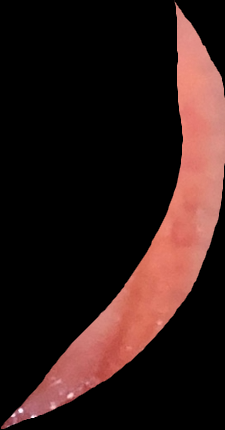
#> input picture Detecting Iron Deficiency Anemia Using  conjunctiva  image Dataset/Anemic-001FV (10).png, 225 x 430 px, found by its file name; its folder holds only this picture in this run
$ jupyter execute --allow-errors Preprocessing.ipynb
#> lines starting #> are read from the running program, lines starting #| are printed output that depends on the picture
# Data Preprocessing

[cell 1]
import os
import random
import numpy as np

dir_path = r"/content/drive/MyDrive/Classification of Anemia using palm and conjuntiva/Detecting Iron Deficiency Anemia Using  conjunctiva  image Dataset"
Data_files = []
for file_path in os.listdir(dir_path):
    if os.path.isfile(os.path.join(dir_path, file_path)):
        Data_files.append(file_path)

[cell 2]
print(len(Data_files))

#### Resize image

[cell 3]
import cv2
from google.colab.patches import cv2_imshow

image = cv2.imread('/content/drive/MyDrive/Classification of Anemia using palm and conjuntiva/Detecting Iron Deficiency Anemia Using  conjunctiva  image Dataset/Anemic-001 (10).png')

new_width = 800
new_height = 800
#> (the rest of this cell did not finish here and is left out)

#### Finding the maximum image shape

[cell 4]
dataset=[]
dir_path = r"/content/drive/MyDrive/Classification of Anemia using palm and conjuntiva/Detecting Iron Deficiency Anemia Using  conjunctiva  image Dataset"
max=0

for images in Data_files:
    img=np.array(cv2.imread(os.path.join(dir_path, images)))
#> img is the input picture: shape (430, 225, 3); mean B, G, R 23.9, 26.3, 46.5
    dataset.append(img)
    if(img.shape[0]>max or img.shape[1]>max):
      if img.shape[0] >img.shape[1] :
        max=img.shape[0]
#> max = 430
        files=images
      else:
        max=img.shape[1]
        files=images
print(max)
#| 430
print(files)
print(np.array(cv2.imread(os.path.join(dir_path, files))).shape)

#### Resizing (padding)

[cell 5]
import math
from skimage.io import imsave, imread

for images in Data_files:
    img=np.array(cv2.imread(os.path.join(dir_path, images)))
    #print(img.shape)
    padding = ((math.floor((max-img.shape[0])/2), math.ceil((max-img.shape[0])/2)), (math.floor((max-img.shape[1])/2), math.ceil((max-img.shape[1])/2)),(0,0))
#> padding = ((0, 0), (102, 103), (0, 0))
    y = np.pad(img, padding, mode='constant',constant_values=0)
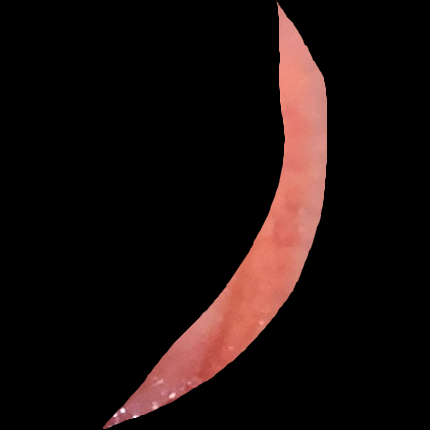
#> y: shape (430, 430, 3); mean B, G, R 12.5, 13.8, 24.4
    #print(y.shape)
    padded_image = y[:, :, [2, 1, 0]]
    imsave("/content/drive/MyDrive/Classification of Anemia using palm and conjuntiva/Preprocessing_conjunctiva"+"/"+images,padded_image)


$ run again, on Detecting Iron Deficiency Anemia Using  conjunctiva  image Dataset/Anemic-033 (10).png
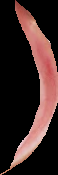
#> input picture Detecting Iron Deficiency Anemia Using  conjunctiva  image Dataset/Anemic-033 (10).png, 58 x 175 px, found by its file name
#> img is the input picture: shape (175, 58, 3); mean B, G, R 36.3, 38.4, 59.1
#| 175
#> `y = np.pad(img, padding, mode='constant',constant_values=0)`:
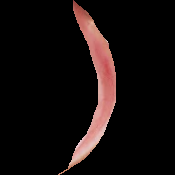
#> y: shape (175, 175, 3); mean B, G, R 12, 12.7, 19.6

$ run again, on Detecting Iron Deficiency Anemia Using  conjunctiva  image Dataset/Anemic-037 (12).png
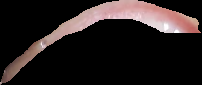
#> input picture Detecting Iron Deficiency Anemia Using  conjunctiva  image Dataset/Anemic-037 (12).png, 202 x 85 px, found by its file name
#> img is the input picture: shape (85, 202, 3); mean B, G, R 30.5, 30.9, 38.8
#| 202
#> `y = np.pad(img, padding, mode='constant',constant_values=0)`:
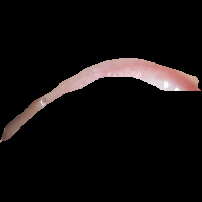
#> y: shape (202, 202, 3); mean B, G, R 12.8, 13, 16.3
